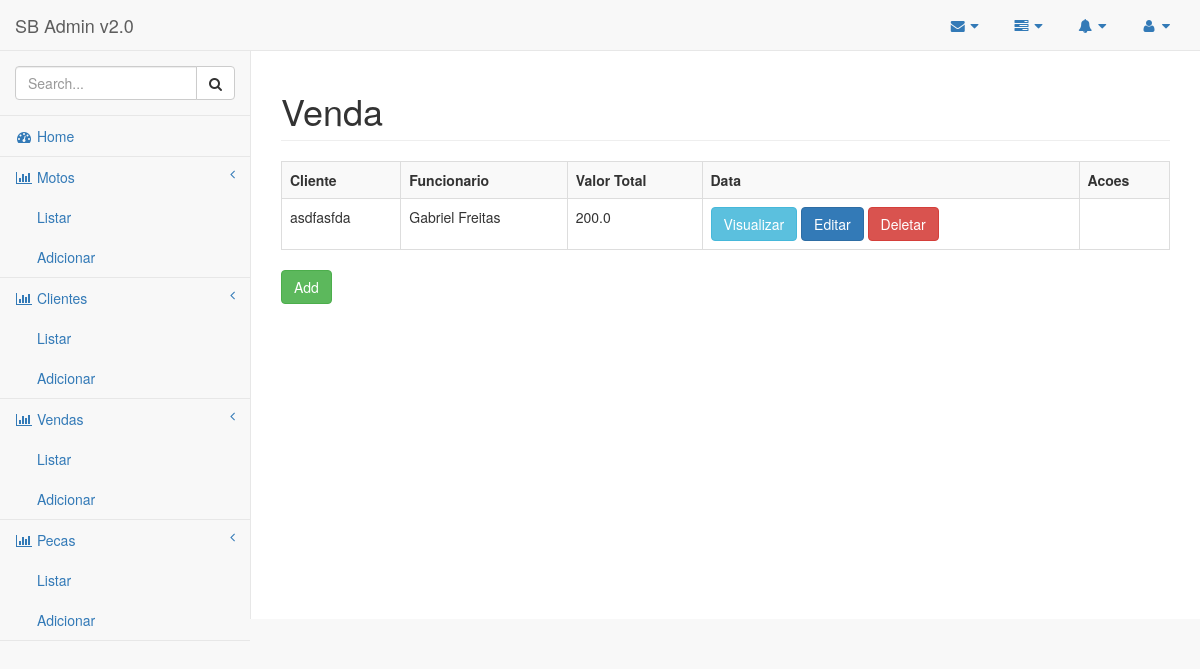
The app's page /venda/, older data.
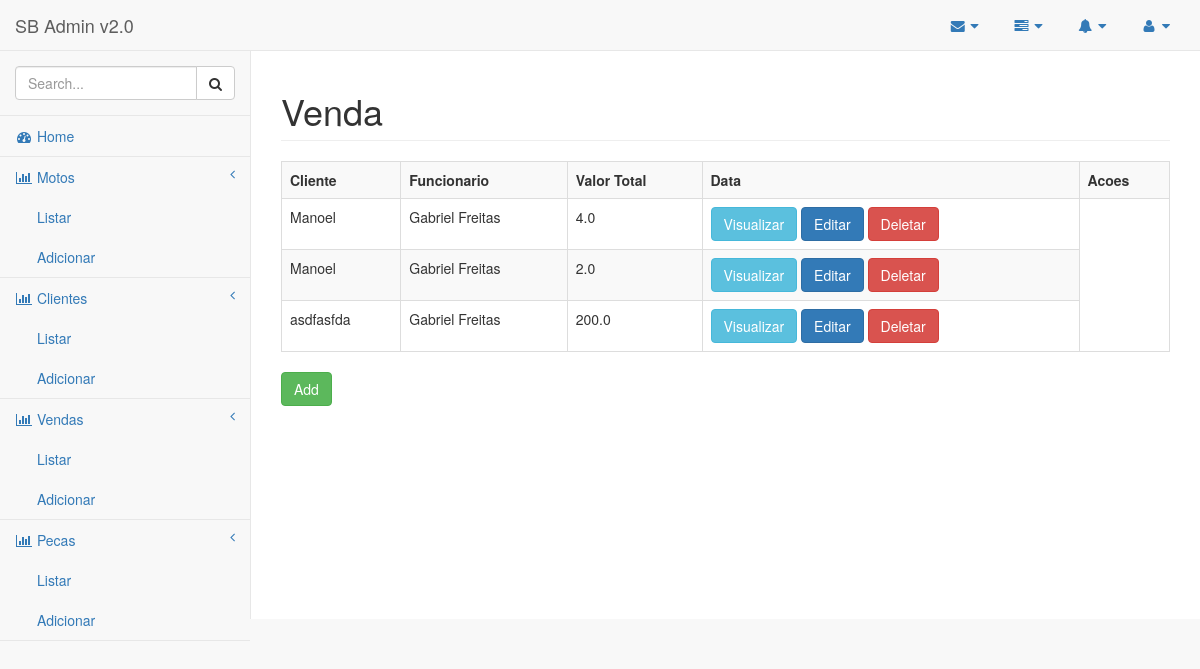
The same page, newer data.
### core/models.py (models this page shows, shortened)
class Venda(models.Model):
    cliente = models.ForeignKey(Cliente)
    funcionario = models.ForeignKey(Funcionario)
    data = models.DateTimeField(auto_now_add=True)
    valor_total = models.FloatField(blank=True, null=True)
    class Meta:
        ordering = ['-pk']
        verbose_name='Vendas'

class Cliente(models.Model):
    nome = models.CharField(max_length=150)
    endereco = models.CharField(max_length=100)
    cpf = models.CharField(max_length=11)
    telefone = models.CharField(max_length=10)
    moto = models.ForeignKey(Moto)
    def __unicode__(self):
        return self.nome

class Funcionario(models.Model):
    nome = models.CharField(max_length=150)
    endereco = models.CharField(max_length=100)
    cpf = models.CharField(max_length=11)
    telefone = models.CharField(max_length=10)
    def __unicode__(self):
        return self.nome

### core/views.py (the view)
# urls.py: url(r'^venda/$', VendaListView.as_view(), name='venda-list'),
class VendaListView(ListView):
	model = Venda

### templates/core/venda_list.html (shortened to what this page needs)
{% extends "components/base.html" %}
{% block conteudo %}
	<div class="row">
        <div class="col-lg-12">
            <h1 class="page-header">Venda</h1>
        </div>
    </div>
    <div class="row">
        <div class="col-lg-12">
            <div class="dataTable_wrapper">
				<table class="table table-striped table-bordered table-hover">
					<tr>
						<th>Cliente</th>
						<th>Funcionario</th>
						<th>Valor Total</th>
						<th>Data</th>
						<th>Acoes</th>
					</tr>
					{% for venda in object_list %}
					<tr>
						<td>{{ venda.cliente }}</td>
						<td>{{ venda.funcionario }}</td>
						<td>{{ venda.valor_total }}</td>
						<td>
							<a class="btn btn-info" href='{% url "venda-detail" venda.pk %}'>Visualizar</a>
							<a class="btn btn-primary" href='{% url "venda-edit" venda.pk %}'>Editar</a>
							<a class="btn btn-danger" href='{% url "venda-delete" venda.pk %}'>Deletar</a>
						</td>
					</tr>
					{% endfor %}
				</table>
			</div>
		</div>
	</div>
	<a class="btn btn-success" href='{% url "venda-add" %}'>Add</a>
{% endblock %}

### templates/components/base.html (shortened to what this page needs)
<!DOCTYPE html>
<html lang="en">
<head>
    <link href="{{ STATIC_URL }}/bootstrap/dist/css/bootstrap.min.css" rel="stylesheet">
    <link href="{{ STATIC_URL }}/metisMenu/dist/metisMenu.min.css" rel="stylesheet">
    <link href="{{ STATIC_URL }}/dist/css/timeline.css" rel="stylesheet">
    <link href="{{ STATIC_URL }}/dist/css/sb-admin-2.css" rel="stylesheet">
    <link href="{{ STATIC_URL }}/morrisjs/morris.css" rel="stylesheet">
    <link href="{{ STATIC_URL }}/font-awesome/css/font-awesome.min.css" rel="stylesheet" type="text/css">
</head>
<body>
    <div id="wrapper">
        {% include 'components/menu.html' %}
        <div id="page-wrapper">
            {% block conteudo %}
            {% endblock %}
        </div>
    </div>
</body>
</html>

### templates/components/menu.html (shortened to what this page needs)
<nav class="navbar navbar-default navbar-static-top" role="navigation" style="margin-bottom: 0">
            <div class="navbar-header">
                <a class="navbar-brand" href="index.html">SB Admin v2.0</a>
            </div>
            <ul class="nav navbar-top-links navbar-right">
                <li class="dropdown">
                    <a class="dropdown-toggle" data-toggle="dropdown" href="#">
                        <i class="fa fa-envelope fa-fw"></i>  <i class="fa fa-caret-down"></i>
                    </a>
                </li>
                <li class="dropdown">
                    <a class="dropdown-toggle" data-toggle="dropdown" href="#">
                        <i class="fa fa-tasks fa-fw"></i>  <i class="fa fa-caret-down"></i>
                    </a>
                </li>
                <li class="dropdown">
                    <a class="dropdown-toggle" data-toggle="dropdown" href="#">
                        <i class="fa fa-bell fa-fw"></i>  <i class="fa fa-caret-down"></i>
                    </a>
                </li>
                <li class="dropdown">
                    <a class="dropdown-toggle" data-toggle="dropdown" href="#">
                        <i class="fa fa-user fa-fw"></i>  <i class="fa fa-caret-down"></i>
                    </a>
                </li>
            </ul>
            <div class="navbar-default sidebar" role="navigation">
                <div class="sidebar-nav navbar-collapse">
                    <ul class="nav" id="side-menu">
                        <li class="sidebar-search">
                            <div class="input-group custom-search-form">
                                <input type="text" class="form-control" placeholder="Search...">
                                <span class="input-group-btn">
                                <button class="btn btn-default" type="button">
                                    <i class="fa fa-search"></i>
                                </button>
                            </span>
                            </div>
                        </li>
                        <li>
                            <a href="/"><i class="fa fa-dashboard fa-fw"></i> Home</a>
                        </li>
                        <li>
                            <a href="#"><i class="fa fa-bar-chart-o fa-fw"></i> Motos<span class="fa arrow"></span></a>
                            <ul class="nav nav-second-level">
                                <li>
                                    <a href="{% url 'moto-list' %}">Listar</a>
                                </li>
                                <li>
                                    <a href="{% url 'moto-add' %}">Adicionar</a>
                                </li>
                            </ul>
                        </li>
                        <li>
                            <a href="#"><i class="fa fa-bar-chart-o fa-fw"></i> Clientes<span class="fa arrow"></span></a>
                            <ul class="nav nav-second-level">
                                <li>
                                    <a href="{% url 'cliente-list' %}">Listar</a>
                                </li>
                                <li>
                                    <a href="{% url 'cliente-add' %}">Adicionar</a>
                                </li>
                            </ul>
                        </li>
                        <li>
                            <a href="#"><i class="fa fa-bar-chart-o fa-fw"></i> Vendas<span class="fa arrow"></span></a>
                            <ul class="nav nav-second-level">
                                <li>
                                    <a href="{% url 'venda-list' %}">Listar</a>
                                </li>
                                <li>
                                    <a href="{% url 'venda-add' %}">Adicionar</a>
                                </li>
                            </ul>
                        </li>
                        <li>
                            <a href="#"><i class="fa fa-bar-chart-o fa-fw"></i> Pecas<span class="fa arrow"></span></a>
                            <ul class="nav nav-second-level">
                                <li>
                                    <a href="{% url 'peca-list' %}">Listar</a>
                                </li>
                                <li>
                                    <a href="{% url 'peca-add' %}">Adicionar</a>
                                </li>
                            </ul>
                        </li>
                    </ul>
                </div>
            </div>
        </nav>

Row changes from the older to the newer data that the page shows:
added Venda: cliente "Manoel", funcionario "Gabriel Freitas", valor_total "4.0"
added Venda: cliente "Manoel", funcionario "Gabriel Freitas", valor_total "2.0"
